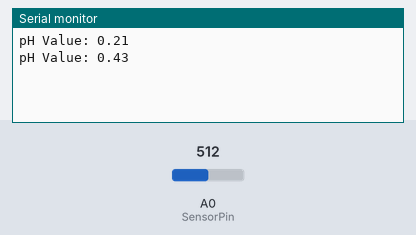
Bench run of a sketch on a simulated Arduino Uno, built with avr-gcc and run on an emulated ATmega328P. Parts: the last lines printed to the serial monitor. The inputs (shaded band) are chosen by the test bench; at power-on: A0 (SensorPin) = 512.

Above: at 2.8 s.
2.9 s: A0 (SensorPin) set to 716
At 3.7 s:
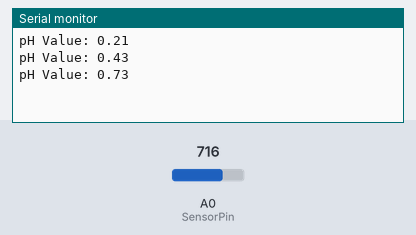
4.4 s: A0 (SensorPin) set to 900
At 5.8 s:
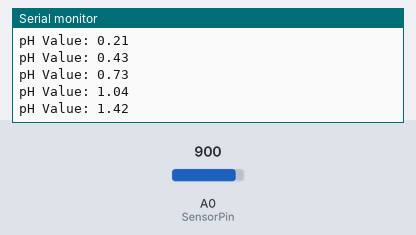
Timing chart, 0 to 7.4 s (numbered marks = the images above; inputs shaded):
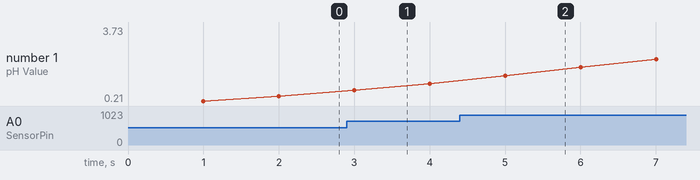

The sketch:

phsensor.ino
```cpp
#define SensorPin A0  // Pin connected to pH sensor
#define Offset 0.00   // Calibration offset for the pH sensor (adjust after calibration)
#define SamplingInterval 20  // Time between measurements in milliseconds
#define ArrayLength 40  // Number of readings to average

int pHArray[ArrayLength];   // Store readings from the sensor
int pHArrayIndex = 0;

void setup() {
  Serial.begin(9600);  // Start the serial communication
  pinMode(SensorPin, INPUT);
}

void loop() {
  static unsigned long samplingTime = millis();
  if (millis() - samplingTime > SamplingInterval) {
    samplingTime = millis();
    pHArray[pHArrayIndex++] = analogRead(SensorPin);  // Read sensor value
    if (pHArrayIndex == ArrayLength) pHArrayIndex = 0;  // Reset index
    float voltage = averageAnalogRead() * 5.0 / 1024;   // Convert analog reading to voltage
    float pHValue = 3.5 * voltage + Offset;  // Conversion formula for pH value

    Serial.print("pH Value: ");
    Serial.println(pHValue);
  }

  delay(1000);  // Delay for readability
}

// Function to average sensor readings
int averageAnalogRead() {
  int sum = 0;
  for (int i = 0; i < ArrayLength; i++) {
    sum += pHArray[i];
  }
  return sum / ArrayLength;
}
```

Measured:
- after the input at 2.9 s, the serial monitor: prints a new line after 0.10 s (image 1)
- after the input at 4.4 s, the serial monitor: prints a new line after 0.60 s (image 2)
- plotted number 1: 0.43 → 1.04 after the input at 2.9 s, 1.04 → 3.73 after the input at 4.4 s
